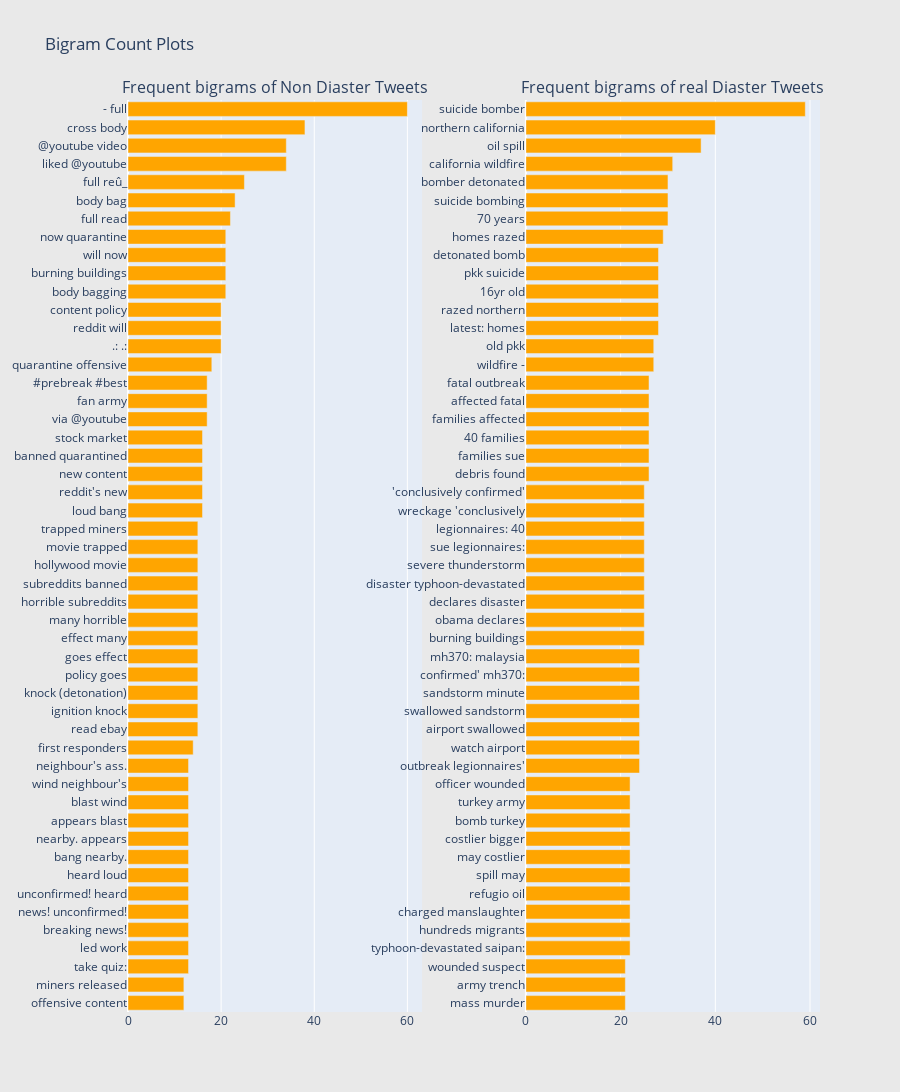

The notebook cell this image was saved under:
### Markdown cell above
**Observations:**
* Some of the top words are common across both the classes like 'people', emergency, building

Now let us also create bigram frequency plots for both the classes separately to get more idea.

### Code cell
freq_dict = defaultdict(int)
for sent in train0_df["text"]:
    for word in generate_ngrams(sent,2):
        freq_dict[word] += 1
fd_sorted = pd.DataFrame(sorted(freq_dict.items(), key=lambda x: x[1])[::-1])
fd_sorted.columns = ["word", "wordcount"]
trace0 = horizontal_bar_chart(fd_sorted.head(50), 'orange')


freq_dict = defaultdict(int)
for sent in train1_df["text"]:
    for word in generate_ngrams(sent,2):
        freq_dict[word] += 1
fd_sorted = pd.DataFrame(sorted(freq_dict.items(), key=lambda x: x[1])[::-1])
fd_sorted.columns = ["word", "wordcount"]
trace1 = horizontal_bar_chart(fd_sorted.head(50), 'orange')

# Creating two subplots
fig = tools.make_subplots(rows=1, cols=2, vertical_spacing=0.04,horizontal_spacing=0.15,
                          subplot_titles=["Frequent bigrams of Non Diaster Tweets", 
                                          "Frequent bigrams of real Diaster Tweets"])
fig.append_trace(trace0, 1, 1)
fig.append_trace(trace1, 1, 2)
fig['layout'].update(height=1200, width=900, paper_bgcolor='rgb(233,233,233)', title="Bigram Count Plots")
py.iplot(fig, filename='word-plots')

### Figure 1 — Plotly figure (JSON) as saved in the notebook; plotly's stock layout.template omitted (floating-point values rounded to 4 significant figures)
{"data": [{"marker": {"color": "orange"}, "orientation": "h", "showlegend": false, "type": "bar", "x": [12, 12, 13, 13, 13, 13, 13, 13, 13, 13, 13, 13, 13, 13, 14, 15, 15, 15, 15, 15, 15, 15, 15, 15, 15, 15, 15, 16, 16, 16, 16, 16, 17, 17, 17, 18, 20, 20, 20, 21, 21, 21, 21, 22, 23, 25, 34, 34, 38, 60], "xaxis": "x", "y": ["offensive content", "miners released", "take quiz:", "led work", "breaking news!", "news! unconfirmed!", "unconfirmed! heard", "heard loud", "bang nearby.", "nearby. appears", "appears blast", "blast wind", "wind neighbour's", "neighbour's ass.", "first responders", "read ebay", "ignition knock", "knock (detonation)", "policy goes", "goes effect", "effect many", "many horrible", "horrible subreddits", "subreddits banned", "hollywood movie", "movie trapped", "trapped miners", "loud bang", "reddit's new", "new content", "banned quarantined", "stock market", "via @youtube", "fan army", "#prebreak #best", "quarantine offensive", ".: .:", "reddit will", "content policy", "body bagging", "burning buildings", "will now", "now quarantine", "full read", "body bag", "full reû_", "liked @youtube", "@youtube video", "cross body", "- full"], "yaxis": "y"}, {"marker": {"color": "orange"}, "orientation": "h", "showlegend": false, "type": "bar", "x": [21, 21, 21, 22, 22, 22, 22, 22, 22, 22, 22, 22, 22, 24, 24, 24, 24, 24, 24, 24, 25, 25, 25, 25, 25, 25, 25, 25, 25, 26, 26, 26, 26, 26, 26, 27, 27, 28, 28, 28, 28, 28, 29, 30, 30, 30, 31, 37, 40, 59], "xaxis": "x2", "y": ["mass murder", "army trench", "wounded suspect", "typhoon-devastated saipan:", "hundreds migrants", "charged manslaughter", "refugio oil", "spill may", "may costlier", "costlier bigger", "bomb turkey", "turkey army", "officer wounded", "outbreak legionnaires'", "watch airport", "airport swallowed", "swallowed sandstorm", "sandstorm minute", "confirmed' mh370:", "mh370: malaysia", "burning buildings", "obama declares", "declares disaster", "disaster typhoon-devastated", "severe thunderstorm", "sue legionnaires:", "legionnaires: 40", "wreckage 'conclusively", "'conclusively confirmed'", "debris found", "families sue", "40 families", "families affected", "affected fatal", "fatal outbreak", "wildfire -", "old pkk", "latest: homes", "razed northern", "16yr old", "pkk suicide", "detonated bomb", "homes razed", "70 years", "suicide bombing", "bomber detonated", "california wildfire", "oil spill", "northern california", "suicide bomber"], "yaxis": "y2"}], "layout": {"annotations": [{"font": {"size": 16}, "showarrow": false, "text": "Frequent bigrams of Non Diaster Tweets", "x": 0.2125, "xanchor": "center", "xref": "paper", "y": 1.0, "yanchor": "bottom", "yref": "paper"}, {"font": {"size": 16}, "showarrow": false, "text": "Frequent bigrams of real Diaster Tweets", "x": 0.7875, "xanchor": "center", "xref": "paper", "y": 1.0, "yanchor": "bottom", "yref": "paper"}], "height": 1200, "paper_bgcolor": "rgb(233,233,233)", "title": {"text": "Bigram Count Plots"}, "width": 900, "xaxis": {"anchor": "y", "domain": [0.0, 0.425]}, "xaxis2": {"anchor": "y2", "domain": [0.575, 1.0]}, "yaxis": {"anchor": "x", "domain": [0.0, 1.0]}, "yaxis2": {"anchor": "x2", "domain": [0.0, 1.0]}}}
